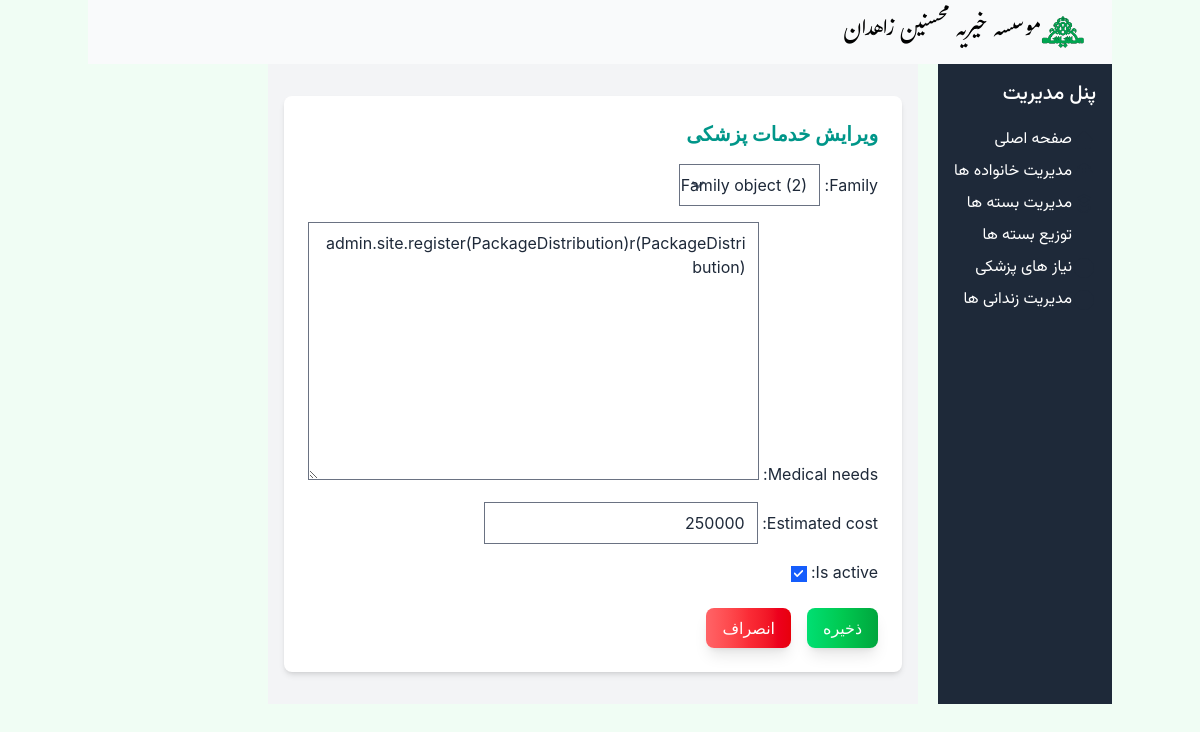
Page /medicalaids/1/update on the committed database.
### Mohsenin/models.py (models this page shows, shortened)
class MedicalAid(models.Model):
    family = models.ForeignKey(Family, on_delete=models.CASCADE)
    medical_needs = models.TextField()
    estimated_cost = models.DecimalField(max_digits=10, decimal_places=0)
    is_active = models.BooleanField(default=True)

### Mohsenin/views.py (the view, shortened to what this page needs)
# urls.py: path("medicalaids/<int:pk>/update", views.MedicalAidUpdateView.as_view(), name="medicalaid_update"),
class MedicalAidUpdateView(UpdateView):
    template_name = "Medicalaid/medicalaid_form.html"
    model = MedicalAid
    form_class = MedicalAidForm

### Mohsenin/forms.py
class MedicalAidForm(forms.ModelForm):
    class Meta:
        model = MedicalAid
        fields = "__all__"

### Mohsenin/templates/Medicalaid/medicalaid_form.html (shortened to what this page needs)
{% extends "base.html" %}
{% block content %}
<div class="bg-gray-100 text-gray-800">
    <div class="container mx-auto py-8 px-4">
        <div class="bg-white rounded-lg shadow-md p-6">
            <h2 class="text-xl font-bold text-teal-600 mb-4">{% if medicalaid %}ویرایش خدمات پزشکی{% else %}افزودن خدمات پزشکی جدید{% endif %}</h2>
            <form method="post" class="space-y-4">
                {{ form.as_p }}
                <div class="flex space-x-4 mt-6">
                    <button type="submit" class="text-white bg-gradient-to-r from-green-400 via-green-500 to-green-600 hover:bg-gradient-to-br focus:ring-4 focus:outline-none focus:ring-green-300 shadow-lg rounded-lg px-4 py-2 text-center">
                        ذخیره
                    </button>
                    <a href="{% url 'medicalaid_list' %}">
                        <button type="button" class="text-white bg-gradient-to-r from-red-400 via-red-500 to-red-600 hover:bg-gradient-to-br focus:ring-4 focus:outline-none focus:ring-red-300 shadow-lg rounded-lg px-4 py-2 text-center">
                            انصراف
                        </button>
                    </a>
                </div>
            </form>
        </div>
    </div>
</div>
{% endblock %}

### rows in the picture
MedicalAid: family "Family object (2)", medical_needs "admin.site.register(PackageDistribution)r(PackageDistribution)", estimated_cost "250000", is_active "☑"
